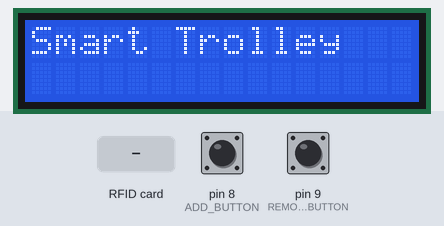
Recording of a sketch running on a simulated Arduino Uno, built with avr-gcc and run on an emulated ATmega328P. Parts: 16×2 character LCD. The test bench sets the inputs (shaded band); at power-on: pin 8 (ADD_BUTTON) HIGH, pin 9 (REMOVE_BUTTON) HIGH.

Above: at 0.2 s.
3.4 s: RFID card 5E 7A 19 C4 held to the reader
At 4.4 s:
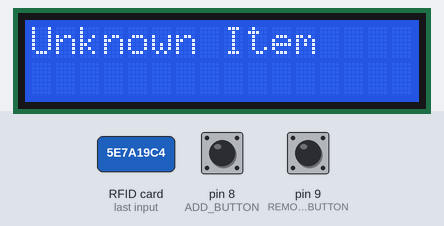
At 5.7 s:
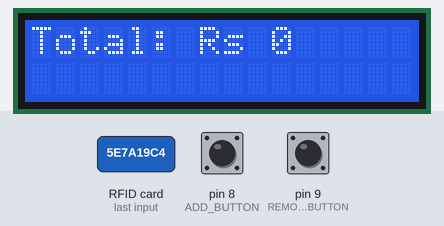
6.4 s: RFID card 73 62 02 29 held to the reader
At 7.2 s:
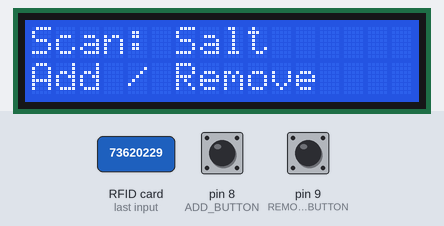
Timing chart, 0 to 9.4 s (numbered marks = the images above; inputs shaded):
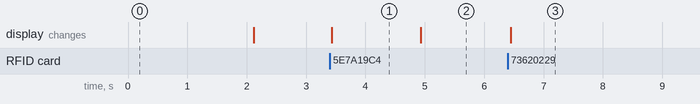

The sketch:

smart_trolley.ino
```cpp
#include <SPI.h>
#include <MFRC522.h>
#include <LiquidCrystal.h>
#include <SoftwareSerial.h>


#define SS_PIN 10
#define RST_PIN A0
MFRC522 mfrc522(SS_PIN, RST_PIN);


LiquidCrystal lcd(7, 6, 5, 4, 3, 2);


SoftwareSerial BTSerial(A2, A3);  // RX, TX

#define ADD_BUTTON 8
#define REMOVE_BUTTON 9


struct Item {
  String name;
  String rfid;
  int price;
};

const int itemCount = 2;
Item itemList[itemCount] = {
  {"Salt", "73 62 02 29", 100},
  {"Milk", "03 06 DB 13", 50},
};

int totalBill = 0;
String scannedItems[10];
int scannedCount = 0;

void setup() {
  Serial.begin(9600);
  BTSerial.begin(9600);
  SPI.begin();
  mfrc522.PCD_Init();

  lcd.begin(16, 2);
  showMessage("Smart Trolley", "");
  delay(2000);
  lcd.clear();

  pinMode(ADD_BUTTON, INPUT_PULLUP);
  pinMode(REMOVE_BUTTON, INPUT_PULLUP);
}

void loop() {
  if (!mfrc522.PICC_IsNewCardPresent()) return;
  if (!mfrc522.PICC_ReadCardSerial()) return;

  String tagID = "";
  for (byte i = 0; i < mfrc522.uid.size; i++) {
    tagID += String(mfrc522.uid.uidByte[i] < 0x10 ? " 0" : " ");
    tagID += String(mfrc522.uid.uidByte[i], HEX);
  }
  tagID.toUpperCase();
  tagID.trim();

  bool itemFound = false;
  for (int i = 0; i < itemCount; i++) {
    if (tagID == itemList[i].rfid) {
      itemFound = true;
      showMessage("Scan: " + itemList[i].name, "Add / Remove");

      bool decisionMade = false;
      while (!decisionMade) {
        if (digitalRead(ADD_BUTTON) == LOW) {
          totalBill += itemList[i].price;
          scannedItems[scannedCount++] = tagID;

          showMessage(itemList[i].name + " Added", "");
          BTSerial.println(itemList[i].name + " Added:  Rs "+itemList[i].price);
          BTSerial.println(": ₹" + String(totalBill));

          decisionMade = true;
          delay(1000);
        } else if (digitalRead(REMOVE_BUTTON) == LOW) {
          if (isItemScanned(tagID)) {
            totalBill -= itemList[i].price;
            removeScannedItem(tagID);

            showMessage(itemList[i].name + " Removed", "");
            BTSerial.println(itemList[i].name + " Removed:  Rs "+itemList[i].price);
            BTSerial.println(": " + String(totalBill));
          } else {
            showMessage("Item Not Found", "In Cart");
          }
          decisionMade = true;
          delay(1000);
        }
      }
      break;
    }
  }

  if (!itemFound) {
    showMessage("Unknown Item", "");
    delay(1500);
  }

  showMessage("Total: Rs " + String(totalBill), "");
  delay(1500);
}

void showMessage(String line1, String line2) {
  lcd.clear();
  lcd.setCursor(0, 0);
  lcd.print(line1);
  lcd.setCursor(0, 1);
  lcd.print(line2);
}

void removeScannedItem(String tagID) {
  for (int i = 0; i < scannedCount; i++) {
    if (scannedItems[i] == tagID) {
      for (int j = i; j < scannedCount - 1; j++) {
        scannedItems[j] = scannedItems[j + 1];
      }
      scannedCount--;
      break;
    }
  }
}

bool isItemScanned(String tagID) {
  for (int i = 0; i < scannedCount; i++) {
    if (scannedItems[i] == tagID) {
      return true;
    }
  }
  return false;
}
```

Measured:
- after the input at 3.4 s, the display: changes at once (image 1)
- after the input at 6.4 s, the display: changes at once (image 3)
- what the display in image 1 shows lasts 1.5 s, from 3.4 s to 4.9 s
